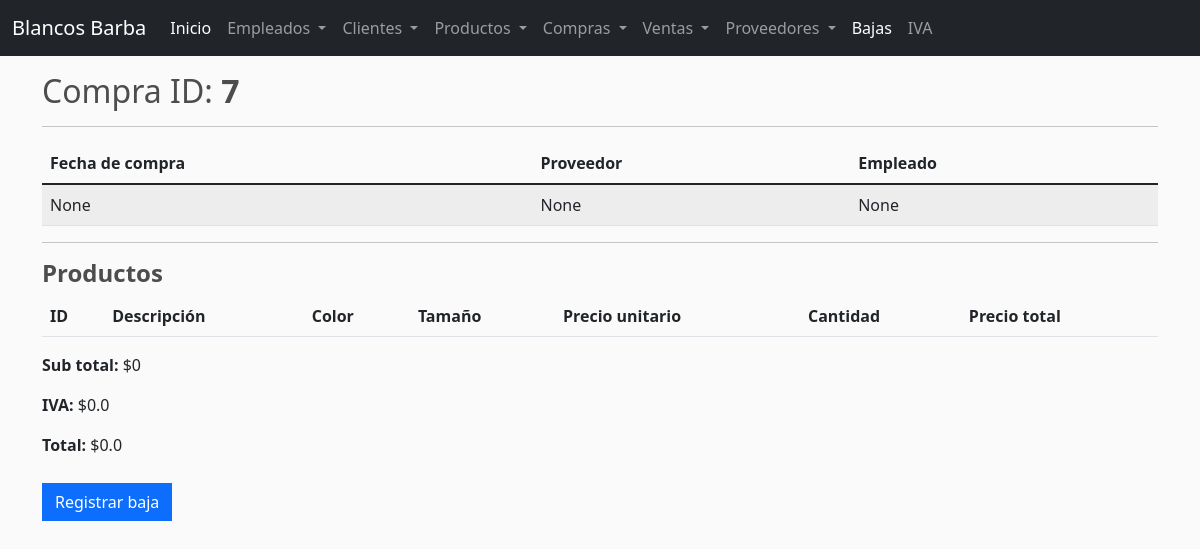
Page /comprainfo/7 on the earlier database version.
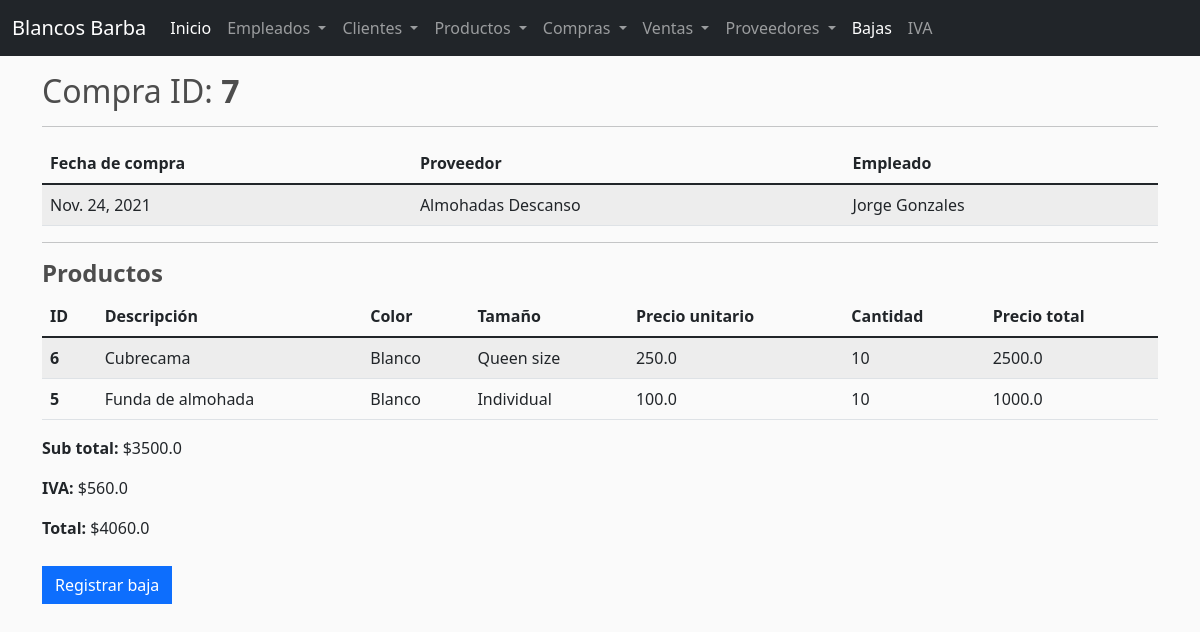
Same page on the later database version.
### barba/models.py (models this page shows, shortened)
class Compra(models.Model):
    fechaCompra = models.DateField(null=True,blank=True)
    proveedor = models.ForeignKey(Proveedor,on_delete=models.CASCADE,null=True,blank=True)
    empleado = models.ForeignKey(Empleado,on_delete=models.CASCADE,null=True,blank=True)

class Proveedor(models.Model):
    nombre = models.CharField(max_length=50,null=True)
    correo = models.CharField(max_length=50,null=True)
    telefono = models.CharField(max_length=50,null=True)
    def __str__(self):
        return self.nombre

class Empleado(models.Model):
    nombre = models.CharField(max_length=50,null=True)
    apellidos = models.CharField(max_length=50,null=True)
    sueldo = models.FloatField(null=True)
    cargo = models.CharField(max_length=50,null=True)
    direccion = models.CharField(max_length=50,null=True)
    status = models.CharField(max_length=50,null=True,blank=True)
    password = models.CharField(max_length=50,null=True)
    telefono = models.CharField(max_length=50,null=True)
    def __str__(self):
        return self.nombre + ' ' + self.apellidos

class Producto(models.Model):
    descripcion = models.CharField(max_length=50,null=True)
    precio = models.FloatField(null=True)
    color = models.CharField(max_length=50,null=True)
    talla = models.CharField(max_length=50,null=True)
    existencia = models.IntegerField(null=True)

class DetalleCompra(models.Model):
    compra = models.ForeignKey(Compra,on_delete=models.CASCADE,null=True,blank=True)
    producto = models.ForeignKey(Producto,on_delete=models.CASCADE,null=True,blank=True)
    cantidad = models.IntegerField(null=True,blank=True)
    precio = models.FloatField(null=True,blank=True)

### barba/views.py (the view)
# urls.py: path('comprainfo/<str:pk>',views.comprainfo, name='comprainfo'),
def comprainfo(request,pk):
    compra = Compra.objects.get(pk=pk)
    detalles = DetalleCompra.objects.filter(compra=compra)
    productos = []
    subtotal = 0
    for detalle in detalles:
        p = Producto.objects.get(pk=detalle.producto.pk)
        subtotal += detalle.precio * detalle.cantidad
        productos.append({
            'producto': p,
            'cantidad': detalle.cantidad,
            'precio': detalle.precio,
            'pc': detalle.precio * detalle.cantidad,
        })
    iva = round(subtotal * list(Iva.objects.all())[-1].porcentaje/100,2)
    total = round(subtotal * (1 + list(Iva.objects.all())[-1].porcentaje/100),2)
    context = {
        'compra': compra,
        'productos': productos,
        'subtotal': round(subtotal,2),
        'iva': iva,
        'total': total,
    }
    return render(request, 'comprainfo.html', context)

### barba/templates/comprainfo.html
{% extends 'base.html' %}
{% block content %}
<div class="container">
    <h2>Compra ID: <b>{{compra.id}}</b></h2>
    <hr>
    <table class="table table-striped">
        <thead>
            <tr>
                <th scope="col">Fecha de compra</th>
                <th scope="col">Proveedor</th>
                <th scope="col">Empleado</th>
            </tr>
        </thead>
        <tbody>
                <tr>
                    <td>{{compra.fechaCompra}}</td>
                    <td>{{compra.proveedor}}</td>
                    <td>{{compra.empleado}}</td>
                </tr>
        </tbody>
    </table>
    <hr>
    <h4><b>Productos</b></h4>
    <table class="table table-striped">
        <thead>
            <tr>
                <th scope="col">ID</th>
                <th scope="col">Descripción</th>
                <th scope="col">Color</th>
                <th scope="col">Tamaño</th>
                <th scope="col">Precio unitario</th>
                <th scope="col">Cantidad</th>
                <th scope="col">Precio total</th>
            </tr>
        </thead>
        <tbody>
            {% for p in productos %}
                <tr>
                    <th scope="col">{{p.producto.id}}</th>
                    <td>{{p.producto.descripcion}}</td>
                    <td>{{p.producto.color}}</td>
                    <td>{{p.producto.talla}}</td>
                    <td>{{p.precio}}</td>
                    <td>{{p.cantidad}}</td>
                    <td>{{p.pc}}</td>
                </tr>
            {% endfor %}
        </tbody>
    </table>
    <p><b>Sub total:</b> ${{subtotal}}</p>
    <p><b>IVA:</b> ${{iva}}</p>
    <p><b>Total:</b> ${{total}}</p>
    <a href="/addbaja/{{compra.id}}" class="btn btn-primary" style="margin-top: 10px;">Registrar baja</a>
</div>
{% endblock %}

Differences in the rows shown:
changed Compra id 7: fechaCompra "None" → "Nov. 24, 2021"; proveedor "None" → "Almohadas Descanso"; empleado "None" → "Jorge Gonzales"
now on this page (row edited): Producto: producto.id "6", producto.descripcion "Cubrecama", producto.color "Blanco", producto.talla "Queen size", precio "250.0", cantidad "10", pc "2500.0"
now on this page (row edited): Producto: producto.id "5", producto.descripcion "Funda de almohada", producto.color "Blanco", producto.talla "Individual", precio "100.0", cantidad "10", pc "1000.0"
Other differences:
{{ subtotal }}: "0" → "3500.0"
{{ iva }}: "0.0" → "560.0"
{{ total }}: "0.0" → "4060.0"
